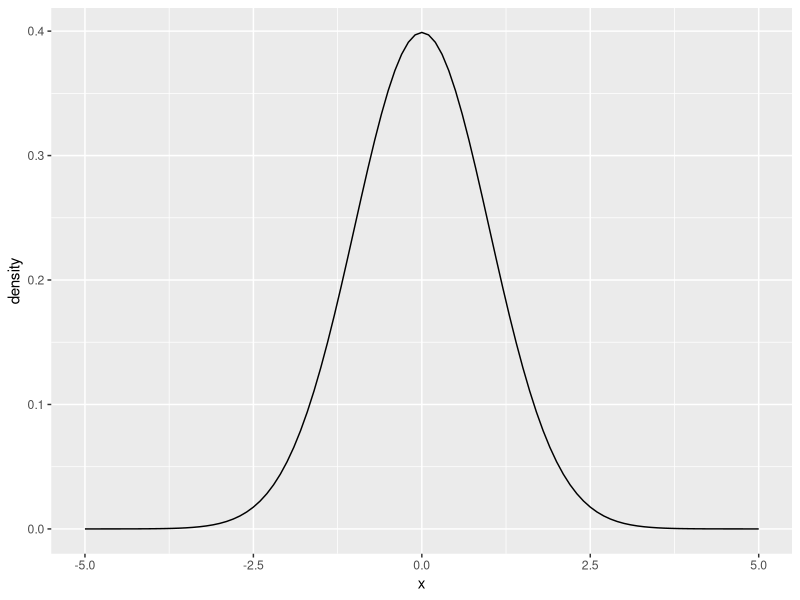

This chart was generated by the following R code:
library(dplyr)
library(ggplot2)

# Produces a data_frame with normal density values for plotting
norm_dens <- function(mu = 0, sigma = 1) {
  x <- seq(mu - 5*sigma, mu + 5*sigma, 0.1)
  data_frame(x=x, density=dnorm(x, mu, sigma))
}

# Picture of density
ggplot(data = norm_dens(0, 1), aes(x=x, y=density)) + geom_line()

# "The Rule"
pnorm(1) - pnorm(-1)
pnorm(2) - pnorm(-2)
pnorm(3) - pnorm(-3)
